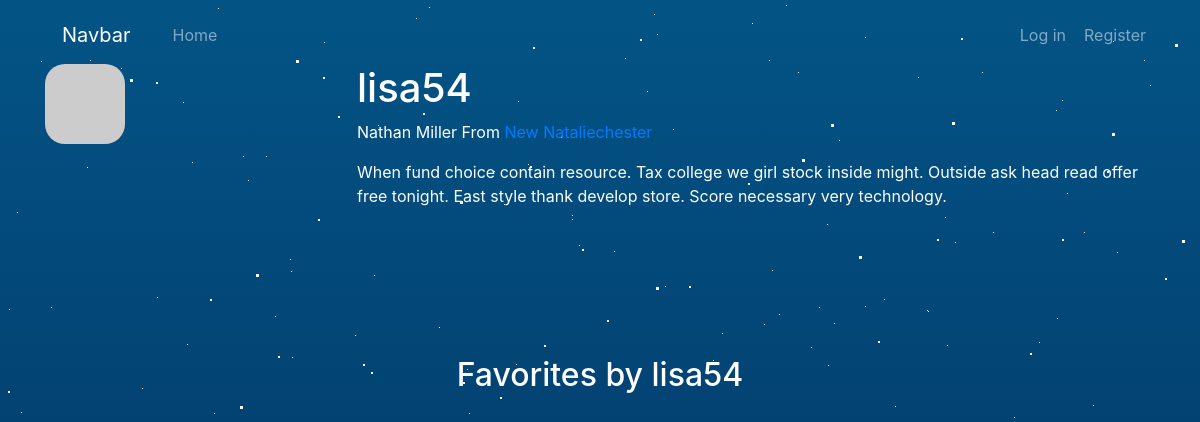
Before: /user/lisa54 with the older database file.
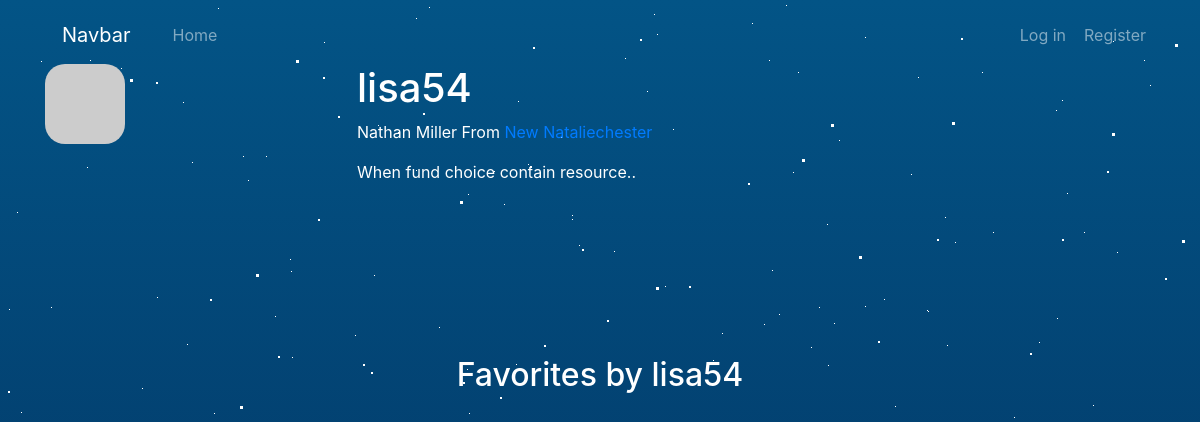
After: the same page with the newer database file.
### app/models.py (models this page shows, shortened)
class User(UserMixin, db.Model):
    __tablename__ = 'users'
    id = db.Column(db.Integer, primary_key=True)
    email = db.Column(db.String(64), unique=True, index=True)
    username = db.Column(db.String(64), unique=True, index=True)
    password_hash = db.Column(db.String(128))
    role_id = db.Column(db.Integer, db.ForeignKey('roles.id'))
    name = db.Column(db.String(64))
    location = db.Column(db.String(64))
    about_me = db.Column(db.Text())
    avatar_hash = db.Column(db.String(32))
    def gravatar(self, size=100, default='identicon', rating='g'):
        url = 'https://secure.gravatar.com/avatar'
        hash = self.avatar_hash or self.gravatar_hash()
        return '{url}/{hash}?s={size}&d={default}&r={rating}'.format(url=url, hash=hash, size=size, default=default, rating=rating)
    @property
    def password(self):
        raise AttributeError('password is not a readable attribute')

### app/main/views.py (the view)
@main.route('/user/<username>')
def user(username):
    user = User.query.filter_by(username=username).first()
    if user is None:
        return redirect(url_for('404.html'), 404)
    return render_template('profile.html', user=user)

### app/auth/views.py (called while the page is built)
@auth.before_app_request
def before_request():
    if current_user.is_authenticated:
        current_user.ping()

### app/main/__init__.py (called while the page is built)
@main.app_context_processor
def inject_permission():
    return dict(Permission=Permission)

### app/models.py (called while the page is built)
    def is_administrator(self):
        return False

### app/templates/profile.html (shortened to what this page needs)
{% extends "base.html" %}
{% import "_macros.html" as macros %}
{% block page_content %}
<div class="page-header" >
    <div class="container" style="color: white;">
        <img class="img-rounded profile-thumbnail" src="{{ user.gravatar(size=256) }}" style="border-radius: 20px;">
        <div class="profile-header" style="display: inline-block;">
            <div style="margin-left: 2em; display: flexbox;">
                <h1>{{ user.username }}</h1>
                {% if user.name or user.location %}
                <p>
                    {% if user.name %}{{ user.name }}{% endif %}
                    {% if user.location %}
                        From <a href="http://maps.google.com/?q={{ user.location }}">
                            {{ user.location }}
                        </a>
                    {% endif %}
                </p>
                {% endif %}
                {% if user.about_me %}<p>{{ user.about_me }}</p>{% endif %}
        </div>
    </div>
</div>
<div class="container" style="margin-top: 2em;">
    <h2 style="color: white; display: flex; justify-content: center;">Favorites by {{ user.username }}</h2>
</div>
{% endblock %}

### app/templates/base.html (shortened to what this page needs)
{% block head %}
<head>
<link rel="stylesheet" href="{{ url_for('static', filename='css/styles.css') }}">
<link rel="stylesheet" href="{{ url_for('static', filename='css/stars.css') }}">
<link rel="stylesheet" href="https://maxcdn.bootstrapcdn.com/bootstrap/4.0.0/css/bootstrap.min.css">
</head>
{% endblock %}
<body>
    <section class="wrapper">
        <div id="stars3"></div>
    </section>
{% block navbar %}
<header>
    <nav class="navbar navbar-expand-lg navbar-dark bg-dark" style="background-color: transparent !important;">
        <div class="container">
            <a class="navbar-brand nav-link btn" href="{{ url_for('main.index') }}">Navbar</a>
            <div class="collapse navbar-collapse" id="navbarSupportedContent">
                <ul class="navbar-nav mr-auto">
                    <li class="nav-item">
                        <a class="btn nav-link" href="{{ url_for('main.index') }}">Home <span class="sr-only">(current)</span></a>
                    </li>
                </ul>
                <div class="navbar-nav">
                    {% if current_user.is_authenticated %}
                        <a class="nav-item nav-link btn" href="{{ url_for('auth.logout') }}">Log out</a>
                        <a class="nav-item nav-link btn" href="#">Account</a>
                    {% else %}
                        <a class="nav-item nav-link btn" href="{{ url_for('auth.login') }}">Log in</a>
                        <a class="nav-item nav-link btn" href="{{ url_for('auth.register') }}">Register</a>
                    {% endif %}
                </div>
            </div>
        </div>
    </nav>
</header>
{% endblock %}
{% block content %}
    {% block page_content %}{% endblock %}
{% endblock %}
</body>
</html>

### app/static/css/styles.css (style rules this page uses)
body { background: linear-gradient(#035486,#010029); overflow: hidden; }
.navbar { background-color: transparent !important; }
.profile-thumbnail { position: absolute; }
.profile-header { min-height: 260px; margin-left: 280px; }

### app/static/css/stars.css (style rules this page uses)
#stars3 { width: 3px; height: 3px; background: transparent; animation: animStar 150s linear infinte; box-shadow: 387px 1878px #fff, 760px 1564px #fff, 1487px 999px #fff, 948px 1828px #fff, 1977px 1001px #fff, 1284px 1963px #fff, 656px 284px #fff, 1268px 1635px #fff, 1820px 598px #fff, 642px 1900px #fff, 296px 57px #fff, 921px 1620px #fff, 476px 1858px #fff, 658px 613px #fff, 1171px 1363px #fff, 1419px 283px #fff, 1037px 731px #fff, 503px 663px #fff, 1562px 463px #fff, 383px 1197px #fff, 1171px 1233px #fff, 876px 1768px #fff, 856px 1615px #fff, 1375px 1924px #fff, 1725px 918px #fff, 952px 119px #fff, 768px 1212px #fff, 992px 1462px #fff, 1929px 717px #fff, 1947px 755px #fff, 1818px 1123px #fff, 1896px 1672px #fff, 460px 198px #fff, 256px 271px #fff, 752px 544px #fff, 1222px 1859px #fff, 1851px 443px #fff, 313px 1858px #fff, 709px 446px #fff, 1546px 697px #fff, 674px 1155px #fff, 1112px 130px #fff, 355px 1790px #fff, 1496px 974px #fff, 1696px 480px #fff, 1316px 1265px #fff, 1645px 1063px #fff, 1182px 237px #fff, 427px 1582px #fff, 859px 253px #fff, 458px 939px #fff, 1517px 1644px #fff, 1943px 60px #fff, 212px 1650px #fff, 966px 1786px #fff, 473px 712px #fff, 130px 76px #fff, 1417px 1186px #fff, 909px 1580px #fff, 1913px 762px #fff, 204px 1143px #fff, 1998px 1057px #fff, 1468px 1301px #fff, 144px 1676px #fff, 21px 1601px #fff, 382px 1362px #fff, 912px 753px #fff, 1488px 1405px #fff, 802px 156px #fff, 174px 550px #fff, 338px 1366px #fff, 1197px 774px #fff, 602px 486px #fff, 682px 1877px #fff, 348px 1503px #fff, 407px 1139px #fff, 950px 1400px #fff, 922px 1139px #fff, 1697px 293px #fff, 1238px 1281px #fff, 1038px 1197px #fff, 376px 1889px #fff, 1255px 1680px #fff, 1008px 1316px #fff, 1538px 1447px #fff, 1186px 874px #fff, 1967px 640px #fff, 1341px 19px #fff, 29px 1732px #fff, 16px 1650px #fff, 1021px 1075px #fff, 723px 424px #fff, 1175px 41px #fff, 494px 1957px #fff, 1296px 431px #fff, 175px 1507px #fff, 831px 121px #fff, 498px 1947px #fff, 617px 880px #fff, 240px 403px #fff; }
#stars3:after { content: ''; position: absolute; top: 2000px; width: 3px; height: 3px; background: transparent; box-shadow: 387px 1878px #fff, 760px 1564px #fff, 1487px 999px #fff, 948px 1828px #fff, 1977px 1001px #fff, 1284px 1963px #fff, 656px 284px #fff, 1268px 1635px #fff, 1820px 598px #fff, 642px 1900px #fff, 296px 57px #fff, 921px 1620px #fff, 476px 1858px #fff, 658px 613px #fff, 1171px 1363px #fff, 1419px 283px #fff, 1037px 731px #fff, 503px 663px #fff, 1562px 463px #fff, 383px 1197px #fff, 1171px 1233px #fff, 876px 1768px #fff, 856px 1615px #fff, 1375px 1924px #fff, 1725px 918px #fff, 952px 119px #fff, 768px 1212px #fff, 992px 1462px #fff, 1929px 717px #fff, 1947px 755px #fff, 1818px 1123px #fff, 1896px 1672px #fff, 460px 198px #fff, 256px 271px #fff, 752px 544px #fff, 1222px 1859px #fff, 1851px 443px #fff, 313px 1858px #fff, 709px 446px #fff, 1546px 697px #fff, 674px 1155px #fff, 1112px 130px #fff, 355px 1790px #fff, 1496px 974px #fff, 1696px 480px #fff, 1316px 1265px #fff, 1645px 1063px #fff, 1182px 237px #fff, 427px 1582px #fff, 859px 253px #fff, 458px 939px #fff, 1517px 1644px #fff, 1943px 60px #fff, 212px 1650px #fff, 966px 1786px #fff, 473px 712px #fff, 130px 76px #fff, 1417px 1186px #fff, 909px 1580px #fff, 1913px 762px #fff, 204px 1143px #fff, 1998px 1057px #fff, 1468px 1301px #fff, 144px 1676px #fff, 21px 1601px #fff, 382px 1362px #fff, 912px 753px #fff, 1488px 1405px #fff, 802px 156px #fff, 174px 550px #fff, 338px 1366px #fff, 1197px 774px #fff, 602px 486px #fff, 682px 1877px #fff, 348px 1503px #fff, 407px 1139px #fff, 950px 1400px #fff, 922px 1139px #fff, 1697px 293px #fff, 1238px 1281px #fff, 1038px 1197px #fff, 376px 1889px #fff, 1255px 1680px #fff, 1008px 1316px #fff, 1538px 1447px #fff, 1186px 874px #fff, 1967px 640px #fff, 1341px 19px #fff, 29px 1732px #fff, 16px 1650px #fff, 1021px 1075px #fff, 723px 424px #fff, 1175px 41px #fff, 494px 1957px #fff, 1296px 431px #fff, 175px 1507px #fff, 831px 121px #fff, 498px 1947px #fff, 617px 880px #fff, 240px 403px #fff; }

Changed rows visible on the page:
changed User "lisa54": about_me "When fund choice contain resource. Tax college we girl stock inside might. Outside ask head read offer free tonight. East style thank develop store. Score necessary very technology." → "When fund choice contain resource.."
